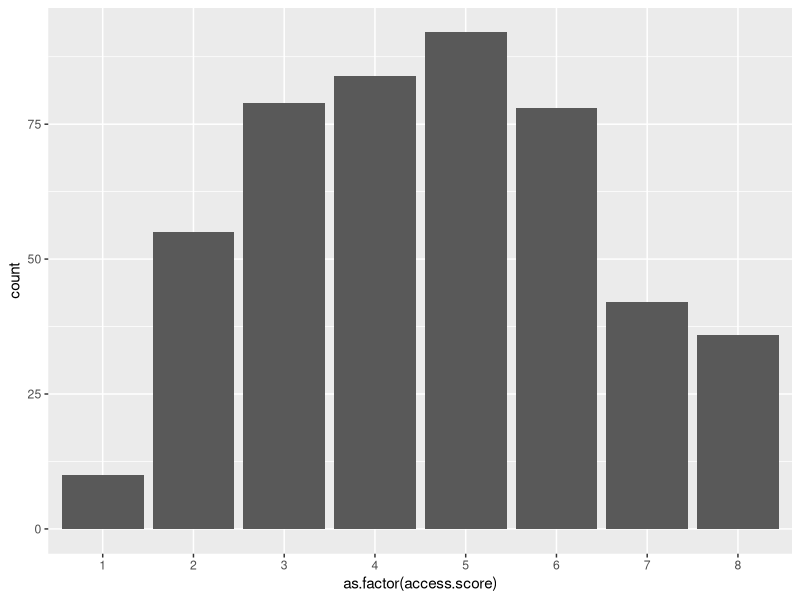
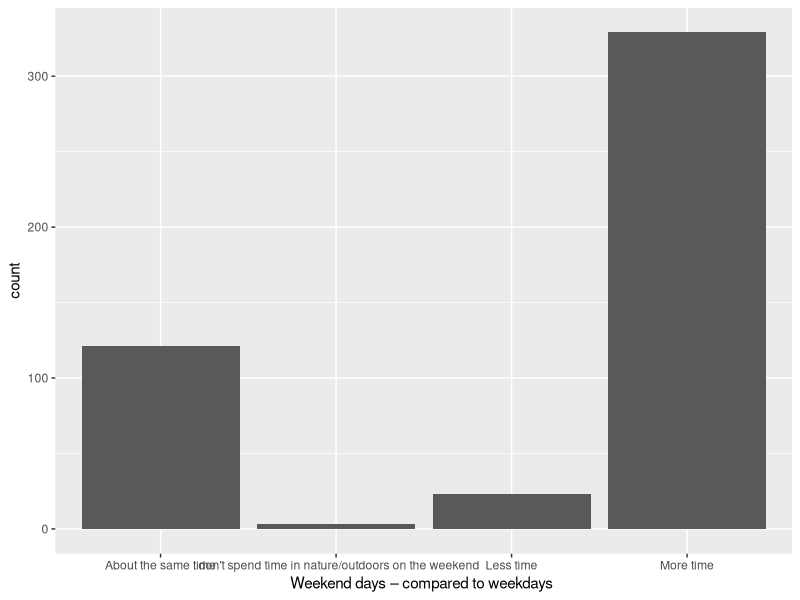
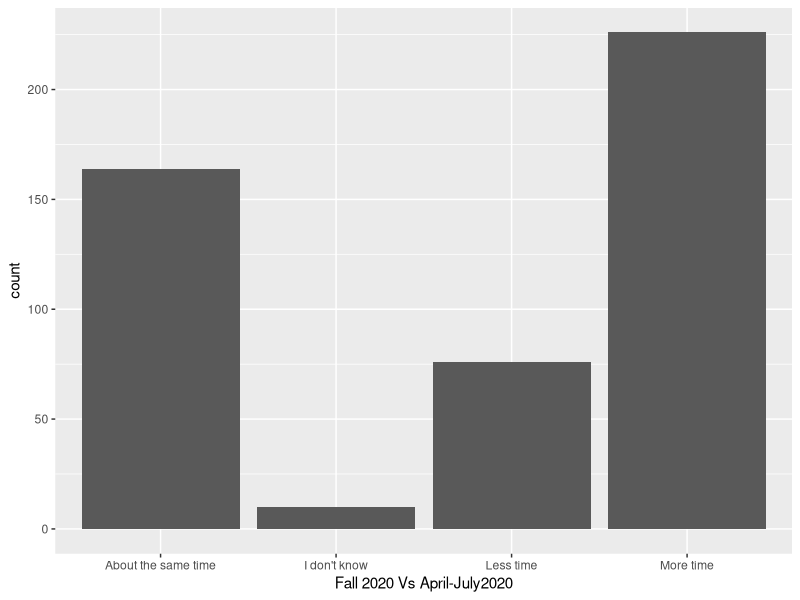
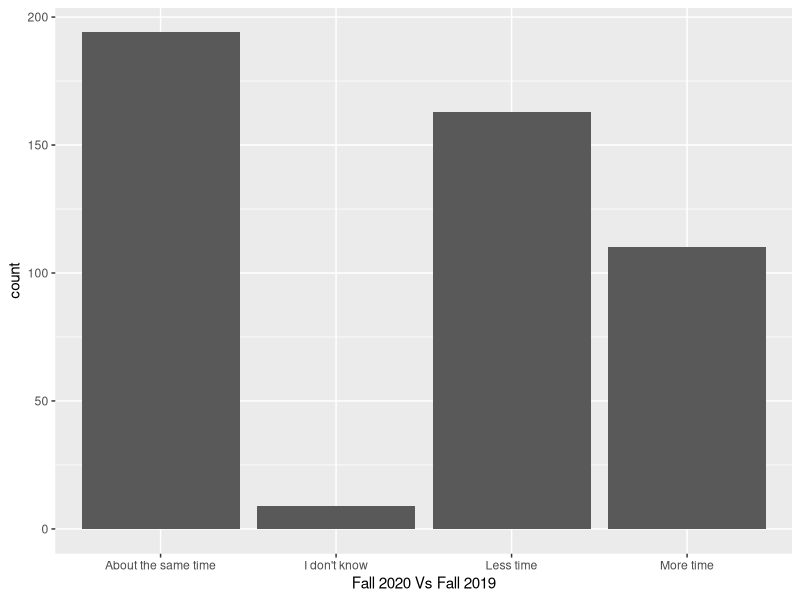
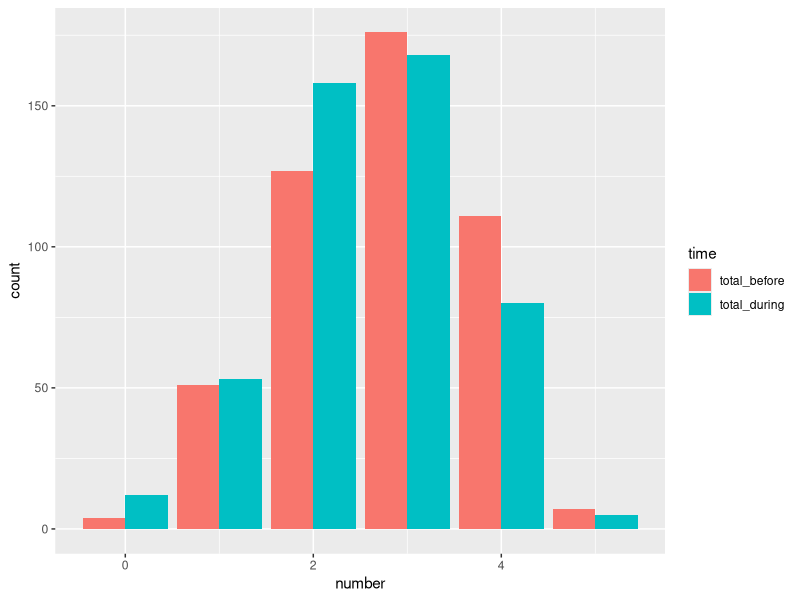
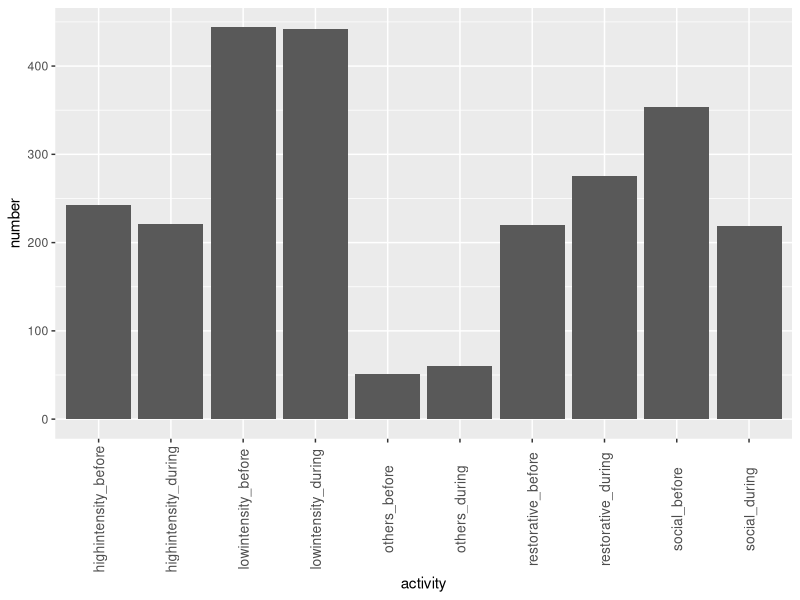
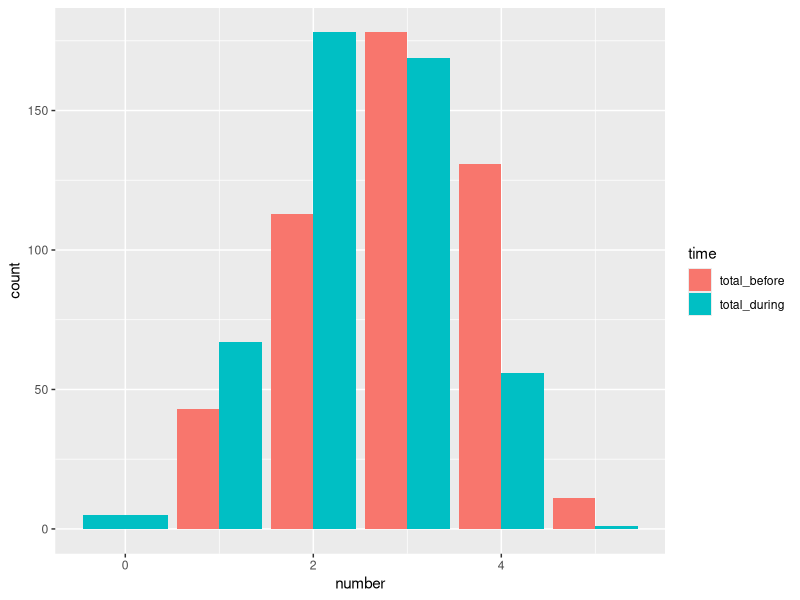
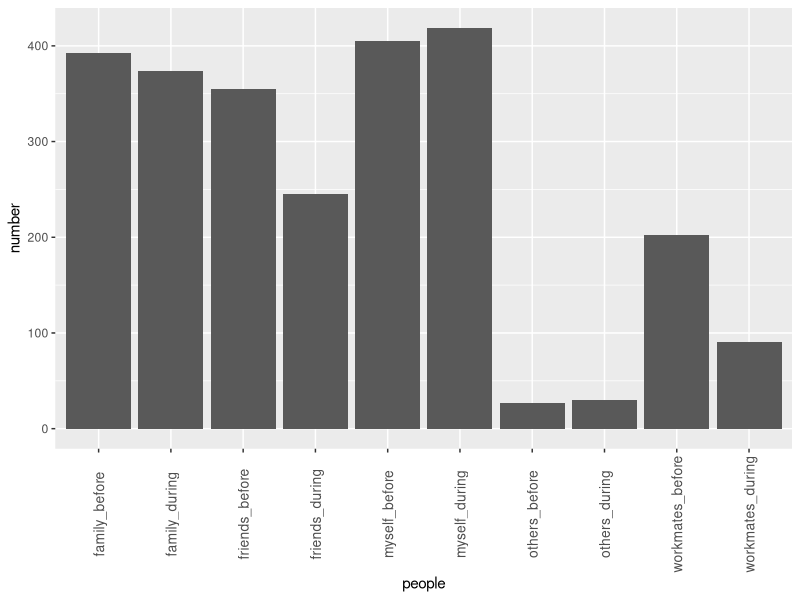

These charts were generated, in order, by the following R code:
## ---- chunk 1
knitr::opts_chunk$set(echo = TRUE)
## ---- chunk 2
library(tidyverse)

raw<-read_csv("rawdata2.csv")
names(raw)<-str_replace_all(names(raw), c("#" = "."))
colnames(raw)[5]<-"Duration"
colnames(raw)[9]<-"Distribution"
raw$StartDate<-as.Date(raw$StartDate,format='%m/%d/%y')
## ---- chunk 3
raw<-raw[raw$StartDate>"2020-11-23",]
raw<-raw[raw$Progress>70 & raw$Duration>180 & raw$Distribution != "preview",]

## ---- chunk 4
#Q2.3 nature access
Q2.3<- raw %>% 
  select(contains( "Q2.3")) %>% 
  mutate(private=ifelse(is.na(Q2.3_1),0,1)) %>% 
  mutate(deck=ifelse(is.na(Q2.3_2),0,1)) %>% 
  mutate(public=ifelse(is.na(Q2.3_5),0,1)) %>% 
  mutate(botanical=ifelse(is.na(Q2.3_7),0,1)) %>% 
  mutate(nature=ifelse(is.na(Q2.3_8),0,1)) %>% 
  mutate(woodland=ifelse(is.na(Q2.3_9),0,1)) %>% 
  mutate(river=ifelse(is.na(Q2.3_10),0,1)) %>% 
  mutate(lake=ifelse(is.na(Q2.3_11),0,1)) %>% 
  mutate(none=ifelse(is.na(Q2.3_14),0,1)) %>% 
  select(-contains("Q2.3")) %>% 
  mutate(access.score=private+deck+public+botanical+nature+woodland+river+lake)

#Q2.4 nature use type before and after
Q2.4.before<- raw %>% 
  select(contains( "Q2.4")) %>% 
  mutate(private=ifelse(is.na(Q2.4.1_1_1),0,1)) %>% 
  mutate(deck=ifelse(is.na(Q2.4.1_2_1),0,1)) %>% 
  mutate(public=ifelse(is.na(Q2.4.1_3_1),0,1)) %>% 
  mutate(botanical=ifelse(is.na(Q2.4.1_4_1),0,1)) %>% 
  mutate(nature=ifelse(is.na(Q2.4.1_5_1),0,1)) %>% 
  mutate(woodland=ifelse(is.na(Q2.4.1_6_1),0,1)) %>% 
  mutate(river=ifelse(is.na(Q2.4.1_7_1),0,1)) %>% 
  mutate(lake=ifelse(is.na(Q2.4.1_8_1),0,1)) %>% 
  mutate(none=ifelse(is.na(Q2.4.1_10_1),0,1)) %>% 
  select(-contains("Q2.4")) %>% 
  mutate(use.score.before=private+deck+public+botanical+nature+woodland+river+lake)

Q2.4.after<- raw %>% 
  select(contains( "Q2.4")) %>% 
  mutate(private=ifelse(is.na(Q2.4.1_1_2),0,1)) %>% 
  mutate(deck=ifelse(is.na(Q2.4.1_2_2),0,1)) %>% 
  mutate(public=ifelse(is.na(Q2.4.1_3_2),0,1)) %>% 
  mutate(botanical=ifelse(is.na(Q2.4.1_4_2),0,1)) %>% 
  mutate(nature=ifelse(is.na(Q2.4.1_5_2),0,1)) %>% 
  mutate(woodland=ifelse(is.na(Q2.4.1_6_2),0,1)) %>% 
  mutate(river=ifelse(is.na(Q2.4.1_7_2),0,1)) %>% 
  mutate(lake=ifelse(is.na(Q2.4.1_8_2),0,1)) %>% 
  mutate(none=ifelse(is.na(Q2.4.1_10_2),0,1)) %>% 
  select(-contains("Q2.4")) %>% 
  mutate(use.score.after=private+deck+public+botanical+nature+woodland+river+lake)

#Q3.2 nature use activity before and after
Q3.2<- raw %>% 
  select(contains( "Q3.2")) %>% 
  mutate(social_before=ifelse(is.na(Q3.2_1_1),0,1)) %>% 
  mutate(social_during=ifelse(is.na(Q3.2_1_2),0,1)) %>% 
  mutate(lowintensity_before=ifelse(is.na(Q3.2_2_1),0,1)) %>% 
  mutate(lowintensity_during=ifelse(is.na(Q3.2_2_2),0,1)) %>% 
  mutate(highintensity_before=ifelse(is.na(Q3.2_3_1),0,1)) %>% 
  mutate(highintensity_during=ifelse(is.na(Q3.2_3_2),0,1)) %>% 
  mutate(restorative_before=ifelse(is.na(Q3.2_4_1),0,1)) %>% 
  mutate(restorative_during=ifelse(is.na(Q3.2_4_2),0,1)) %>% 
  mutate(others_before=ifelse(is.na(Q3.2_5_1),0,1)) %>% 
  mutate(others_during=ifelse(is.na(Q3.2_5_2),0,1)) %>% 
  select(-contains("Q3.2")) %>% 
  mutate(total_before=social_before + lowintensity_before + highintensity_before + restorative_before + others_before) %>% 
  mutate(total_during=social_during + lowintensity_during + highintensity_during + restorative_during + others_during) 

#Q3.3 nature use companion before and after
Q3.3<- raw %>% 
  select(contains( "Q3.3")) %>% 
  mutate(myself_before=ifelse(is.na(Q3.3_1_1),0,1)) %>% 
  mutate(myself_during=ifelse(is.na(Q3.3_1_2),0,1)) %>% 
  mutate(family_before=ifelse(is.na(Q3.3_2_1),0,1)) %>% 
  mutate(family_during=ifelse(is.na(Q3.3_2_2),0,1)) %>% 
  mutate(friends_before=ifelse(is.na(Q3.3_3_1),0,1)) %>% 
  mutate(friends_during=ifelse(is.na(Q3.3_3_2),0,1)) %>% 
  mutate(workmates_before=ifelse(is.na(Q3.3_4_1),0,1)) %>% 
  mutate(workmates_during=ifelse(is.na(Q3.3_4_2),0,1)) %>% 
  mutate(others_before=ifelse(is.na(Q3.3_5_1),0,1)) %>% 
  mutate(others_during=ifelse(is.na(Q3.3_5_2),0,1)) %>% 
  select(-contains("Q3.3")) %>% 
  mutate(total_before=myself_before + family_before + friends_before + workmates_before + others_before) %>% 
  mutate(total_during=myself_during + family_during + friends_during + workmates_during + others_during)

#Q4.2 nature use reason before and after
Q4.2<- raw %>% 
  select(contains( "Q4.2")) %>% 
  mutate(exercise_before=ifelse(is.na(Q4.2_1_1),0,1)) %>% 
  mutate(exercise_during=ifelse(is.na(Q4.2_1_2),0,1)) %>% 
  mutate(stressrelief_before=ifelse(is.na(Q4.2_2_1),0,1)) %>% 
  mutate(stressrelief_during=ifelse(is.na(Q4.2_2_2),0,1)) %>% 
  mutate(fun_before=ifelse(is.na(Q4.2_3_1),0,1)) %>% 
  mutate(fun_during=ifelse(is.na(Q4.2_3_2),0,1)) %>% 
  mutate(nature_before=ifelse(is.na(Q4.2_4_1),0,1)) %>% 
  mutate(nature_during=ifelse(is.na(Q4.2_4_2),0,1)) %>% 
  mutate(family_before=ifelse(is.na(Q4.2_5_1),0,1)) %>% 
  mutate(family_during=ifelse(is.na(Q4.2_5_2),0,1)) %>% 
  mutate(friends_before=ifelse(is.na(Q4.2_6_1),0,1)) %>%
  mutate(friends_during=ifelse(is.na(Q4.2_6_2),0,1)) %>%
  mutate(others_before=ifelse(is.na(Q4.2_7_1),0,1)) %>% 
  mutate(others_during=ifelse(is.na(Q4.2_7_2),0,1)) %>% 
  select(-contains("Q4.2")) %>% 
  mutate(total_before=exercise_before + stressrelief_before + fun_before + nature_before +friends_before + family_before+ others_before) %>% 
  mutate(total_during=exercise_during + stressrelief_during + fun_during + nature_during +friends_during + family_during+ others_during)

#Q4.5 nature access barriers
Q4.5<- raw %>% 
  select(contains( "Q4.5")) %>% 
  mutate(notime=ifelse(is.na(Q4.5_3),0,1)) %>% 
  mutate(noaccess=ifelse(is.na(Q4.5_4),0,1)) %>% 
  mutate(unsafe=ifelse(is.na(Q4.5_7),0,1)) %>% 
  mutate(noones=ifelse(is.na(Q4.5_8),0,1)) %>% 
  mutate(others=ifelse(is.na(Q4.5_9),0,1)) %>% 
  select(-contains("Q4.5")) %>% 
  mutate(total_barries=notime + noaccess + unsafe + noones + others) 

#Q5.6 nature work use activity
Q5.6<- raw %>% 
  select(contains( "Q5.6")) %>% 
  mutate(eat=ifelse(is.na(Q5.6_1),0,1)) %>% 
  mutate(walk=ifelse(is.na(Q5.6_2),0,1)) %>% 
  mutate(meet=ifelse(is.na(Q5.6_3),0,1)) %>% 
  mutate(rest=ifelse(is.na(Q5.6_4),0,1)) %>% 
  mutate(others=ifelse(is.na(Q5.6_5),0,1)) %>% 
  select(-contains("Q5.6")) %>% 
  mutate(total_campusoutdoors=eat + walk + meet + rest + others) 

#Q5.7 nature work access barrier
Q5.7<- raw %>% 
  select(contains( "Q5.7")) %>% 
  mutate(nointerest=ifelse(is.na(Q5.7_1),0,1)) %>% 
  mutate(notime=ifelse(is.na(Q5.7_2),0,1)) %>% 
  mutate(discouraged=ifelse(is.na(Q5.7_3),0,1)) %>% 
  mutate(noaccess=ifelse(is.na(Q5.7_4),0,1)) %>% 
  mutate(unappealing=ifelse(is.na(Q5.7_9),0,1)) %>% 
  mutate(noprotect=ifelse(is.na(Q5.7_10),0,1)) %>% 
  mutate(others=ifelse(is.na(Q5.7_11),0,1)) %>% 
  select(-contains("Q5.7")) %>% 
  mutate(total_barriers=nointerest+notime+discouraged+noaccess+unappealing+noprotect + others) 

#Q6.2 household
Q6.2<- raw %>% 
  select(contains( "Q6.2")) %>% 
  mutate(self=ifelse(is.na(Q6.2_10),0,1)) %>% 
  mutate(childpre=ifelse(is.na(Q6.2_1),0,1)) %>% 
  mutate(childele=ifelse(is.na(Q6.2_2),0,1)) %>% 
  mutate(youthmiddle=ifelse(is.na(Q6.2_3),0,1)) %>% 
  mutate(youthhigh=ifelse(is.na(Q6.2_4),0,1)) %>% 
  mutate(partner=ifelse(is.na(Q6.2_5),0,1)) %>% 
  mutate(parents=ifelse(is.na(Q6.2_6),0,1)) %>% 
  mutate(otherfamily=ifelse(is.na(Q6.2_7),0,1)) %>% 
  mutate(friend=ifelse(is.na(Q6.2_8),0,1)) %>% 
  mutate(others=ifelse(is.na(Q6.2_9),0,1)) %>% 
  select(-contains("Q6.2")) %>% 
  mutate(total_household=childpre+childele+youthhigh+youthmiddle+partner+parents+otherfamily+friend + others) %>% 
  mutate(children=(childpre==1|childele==1|youthmiddle==1|youthhigh==1)) 

# Q6.4 family outdoor activities
Q6.4<- raw %>% 
  select(contains( "Q6.4")) %>% 
  mutate(walking=ifelse(is.na(Q6.4_2),0,1)) %>% 
  mutate(running=ifelse(is.na(Q6.4_3),0,1)) %>% 
  mutate(kayaking=ifelse(is.na(Q6.4_5),0,1)) %>% 
  mutate(gardening=ifelse(is.na(Q6.4_6),0,1)) %>% 
  mutate(relaxing=ifelse(is.na(Q6.4_7),0,1)) %>% 
  mutate(camping=ifelse(is.na(Q6.4_9),0,1)) %>% 
  mutate(fishing=ifelse(is.na(Q6.4_10),0,1)) %>% 
  mutate(others=ifelse(is.na(Q6.4_11),0,1)) %>% 
  select(-contains("Q6.4")) %>% 
  mutate(total_familyoutdoors=walking+running+kayaking+gardening+relaxing+camping+fishing + others) 

## ---- chunk 5
#time natureQ2.4, Q2.6, Q2.7, Q2.8, Q2.10
timeoutdoors<- raw %>% 
  dplyr:: select(contains(c("2.5", "2.6", "2.7","2.8", "2.10"))) %>% 
  mutate_at(vars(1),function(x)(dplyr::recode(x,"7 days"=7, "4-6 days" = 5,
                                                "2-3 days" = 2.5,"1 day" = 1,
                                                "No days" = 0))) %>% 
  mutate_at(vars(2),function(x)(dplyr::recode(x,"More than 1 hr"=60, "31min - 1hr" = 45,
                                              "15-30 min" = 22.5,"Less than 15 min" = 7.5)))

#Q4.3 How you feel after time in nature
Q4.3<- raw %>% 
  select(contains("4.3")) %>% 
  mutate_at(vars(1:5),function(x)(dplyr::recode(x,"Strongly agree"=5, "Somewhat agree" = 4,
                                                "Neither agree nor disagree" = 3,"Somewhat disagree" = 2,
                                                "Strongly disagree" = 1))) 
Q4.3$score=rowMeans(cbind(Q4.3$Q4.3_1,Q4.3$Q4.3_2,Q4.3$Q4.3_3,Q4.3$Q4.3_4,Q4.3$Q4.3_5),na.rm = TRUE)

#Q4.4 – How do you generally feel about nature
Q4.4<- raw %>% 
  select(contains("4.4")) %>% 
  mutate_at(vars(1:3),function(x)(dplyr::recode(x,"Not at all"=0, "Somewhat" = 1,
                                                "Definitely" = 3))) 
Q4.4$score=rowMeans(cbind(Q4.4$Q4.4_1,Q4.4$Q4.4_2,Q4.4$Q4.4_3),na.rm = TRUE)

#Q6.5 Spending time with family in nature
Q6.5<- raw %>% 
  select(contains("6.5")) %>% 
  mutate_at(vars(1:5),function(x)(dplyr::recode(x,"Strongly agree"=5, "Somewhat agree" = 4,
                                                "Neither agree nor disagree" = 3,"Somewhat disagree" = 2,
                                                "Strongly disagree" = 1))) 
Q6.5$score=rowMeans(cbind(Q6.5$Q6.5_1,Q6.5$Q6.5_2,Q6.5$Q6.5_3),na.rm = TRUE)

## ---- chunk 6
Q2.3 %>% 
  ggplot(mapping = aes(x=as.factor(access.score))) +
  geom_bar(stat="count",position='dodge')

timeoutdoors %>% 
  ggplot(mapping = aes(x=as.factor(Q2.7))) +
  geom_bar(stat="count",position='dodge')+
  xlab("Weekend days – compared to weekdays ")

timeoutdoors %>% 
  ggplot(mapping = aes(x=as.factor(Q2.8))) +
  geom_bar(stat="count",position='dodge')+
  xlab("Fall 2020 Vs April-July2020")

timeoutdoors %>% 
  ggplot(mapping = aes(x=as.factor(Q2.10))) +
  geom_bar(stat="count",position='dodge')+
  xlab("Fall 2020 Vs Fall 2019")
Q3.2 %>% 
  pivot_longer(total_before:total_during,
               names_to = "time",
               values_to = "number") %>% 
  ggplot(mapping = aes(x=number,fill=time)) +
  geom_bar(stat="count",position='dodge')
Q3.2 %>% 
  pivot_longer(social_before:others_during,
               names_to = "activity",
               values_to = "number") %>% 
  group_by(activity) %>% 
  summarise_all(sum) %>% 
  ggplot(mapping = aes(x=activity,y=number)) +
  geom_bar(stat="identity")+
  theme(axis.text.x = element_text(size=10,angle = 90,hjust=.5,vjust=.5,face="plain"))

Q3.3 %>% 
  pivot_longer(total_before:total_during,
               names_to = "time",
               values_to = "number") %>% 
  ggplot(mapping = aes(x=number,fill=time)) +
  geom_bar(stat="count",position='dodge')

Q3.3 %>% 
  pivot_longer(myself_before:others_during,
               names_to = "people",
               values_to = "number") %>% 
  group_by(people) %>% 
  summarise_all(sum) %>% 
  ggplot(mapping = aes(x=people,y=number)) +
  geom_bar(stat="identity")+
  theme(axis.text.x = element_text(size=10,angle = 90,hjust=.5,vjust=.5,face="plain"))
Q5.6 %>% 
  pivot_longer(eat:others,
               names_to = "activities",
               values_to = "number") %>% 
  group_by(activities) %>% 
  summarise_all(sum) %>% 
  ggplot(mapping = aes(x=activities,y=number)) +
  geom_bar(stat="identity")


## ---- chunk 7

## ---- chunk 8

## ---- chunk 9

## ---- chunk 10

## ---- chunk 11

